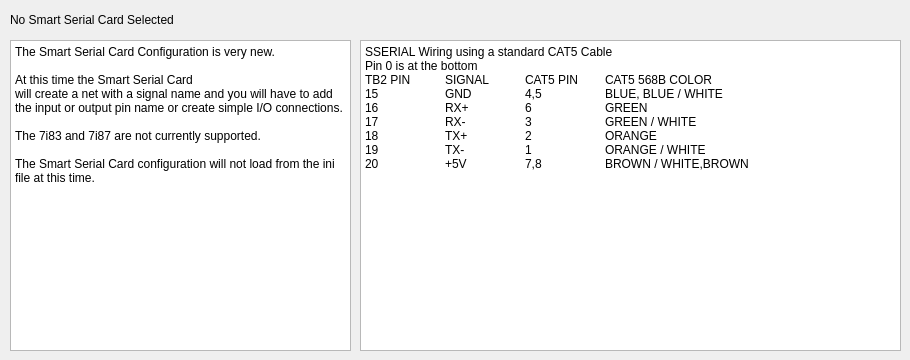
          <widget class="QWidget" name="noSS">
           <widget class="QLabel" name="label_420">
            <property name="geometry">
             <rect>
              <x>10</x>
              <y>10</y>
              <width>241</width>
              <height>20</height>
             </rect>
            </property>
            <property name="text">
             <string>No Smart Serial Card Selected</string>
            </property>
           </widget>
           <widget class="QPlainTextEdit" name="plainTextEdit">
            <property name="geometry">
             <rect>
              <x>10</x>
              <y>40</y>
              <width>341</width>
              <height>311</height>
             </rect>
            </property>
            <property name="plainText">
             <string>The Smart Serial Card Configuration is very new.

At this time the Smart Serial Card
will create a net with a signal name and you will have to add the input or output pin name or create simple I/O connections.

The 7i83 and 7i87 are not currently supported.

The Smart Serial Card configuration will not load from the ini file at this time.</string>
            </property>
           </widget>
           <widget class="QPlainTextEdit" name="plainTextEdit_2">
            <property name="geometry">
             <rect>
              <x>360</x>
              <y>40</y>
              <width>541</width>
              <height>311</height>
             </rect>
            </property>
            <property name="plainText">
             <string>SSERIAL Wiring using a standard CAT5 Cable
Pin 0 is at the bottom
TB2 PIN	SIGNAL	CAT5 PIN	CAT5 568B COLOR
15	GND	4,5	BLUE, BLUE / WHITE
16	RX+	6	GREEN
17	RX-	3	GREEN / WHITE
18	TX+	2	ORANGE
19	TX-	1	ORANGE / WHITE
20	+5V	7,8	BROWN / WHITE,BROWN</string>
            </property>
           </widget>
          </widget>
